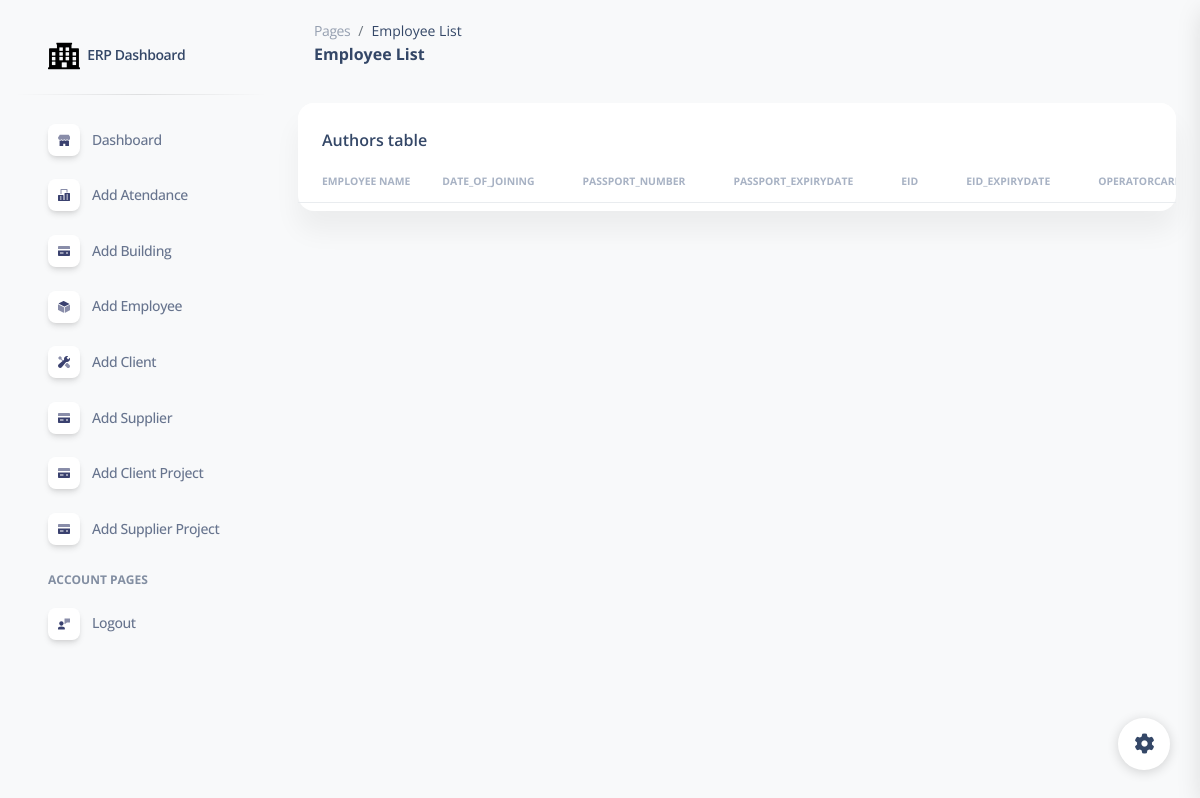
/employee_list/ (signed in), run on an earlier commit of the app's database.
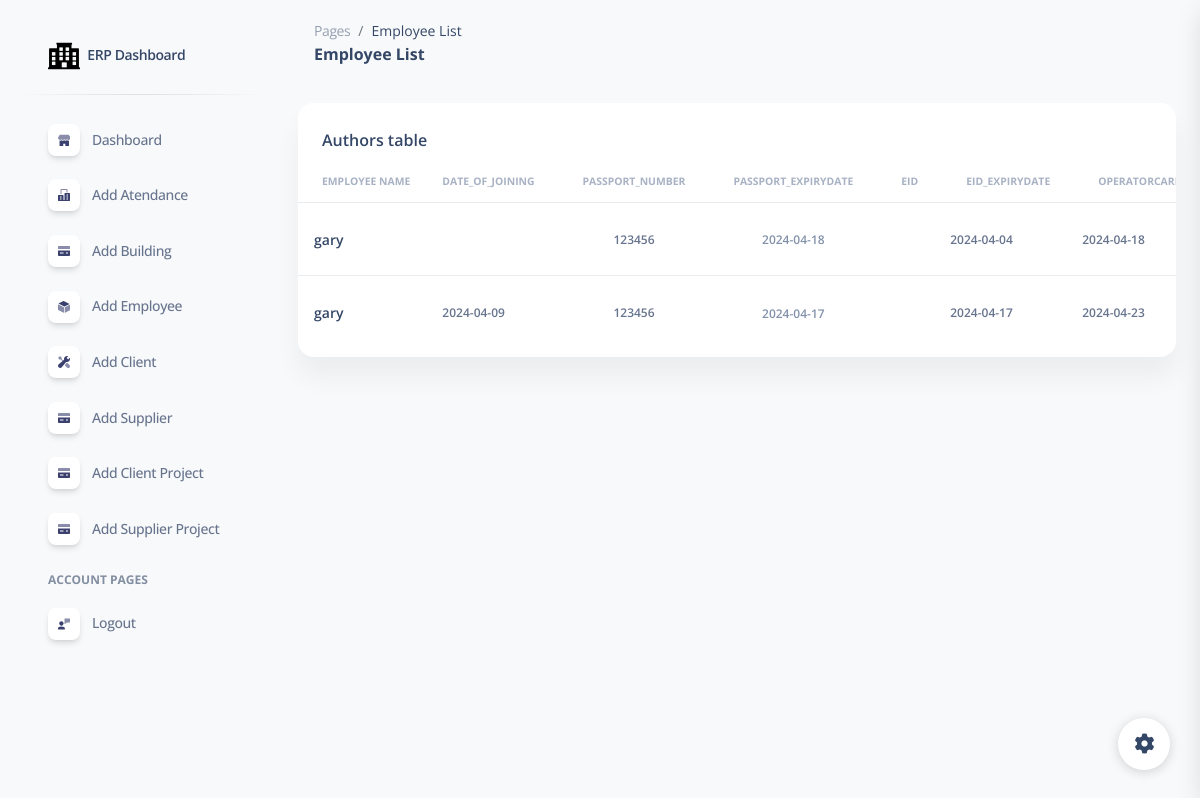
And on a later commit of the database.
### erpapp/models.py (models this page shows, shortened)
class Employee(models.Model):
    employeename = models.CharField(max_length=255)
    date_of_joining = models.CharField(max_length=225)
    passport_number = models.CharField(max_length=255)
    passport_expirydate =  models.CharField(max_length=255)
    eid =  models.CharField(max_length=255)
    eid_expirydate =  models.CharField(max_length=255)
    nationality = models.CharField(max_length=255)
    operatorcard_expirydate = models.CharField(max_length=255)
    date_of_releiving = models.CharField(max_length=255)
    passportattachment = models.FileField(upload_to='employee_attachments/', null=True, blank=True)
    emiratesattachment = models.FileField(upload_to='employee_attachments/', null=True, blank=True)
    operatorcardattachment = models.FileField(upload_to='employee_attachments/', null=True, blank=True)

### erpapp/views.py (the view)
# urls.py: path('employee_list/', employee_list, name='employee_list'),
@login_required
def employee_list(request):
    employees = Employee.objects.all()
    today = date.today()
    return render(request, 'employee_list.html', {'employees': employees, 'today': today})

### erpapp/templates/employee_list.html (shortened to what the changed rows need)
{% extends 'base.html' %}
{% load static %}
{% block content %}
<!DOCTYPE html>
<html lang="en">
<head>
  <link href="{% static  'css/nucleo-icons.css' %}" rel="stylesheet" />
  <link href="{% static  'css/nucleo-svg.css' %}" rel="stylesheet" />
  <link href="{% static '/css/nucleo-svg.css' %}" rel="stylesheet" />
  <link id="pagestyle" href="{% static 'css/soft-ui-dashboard.css' %}" rel="stylesheet" />
</head>
<body class="g-sidenav-show  bg-gray-100">
<main class="main-content position-relative max-height-vh-100 h-100 mt-1 border-radius-lg ">
    <div class="container-fluid py-4">
      <div class="row">
        <div class="col-12">
          <div class="card mb-4">
            <div class="card-body px-0 pt-0 pb-2">
              <div class="table-responsive p-0">
                <table class="table align-items-center mb-0">
                  <thead>
                    <tr>
                      <th class="text-uppercase text-secondary text-xxs font-weight-bolder opacity-7">Employee Name</th>
                      <th class="text-uppercase text-secondary text-xxs font-weight-bolder opacity-7 ps-2">date_of_joining</th>
                      <th class="text-center text-uppercase text-secondary text-xxs font-weight-bolder opacity-7">passport_number</th>
                      <th class="text-center text-uppercase text-secondary text-xxs font-weight-bolder opacity-7">passport_expirydate </th>
                      <th class="text-center text-uppercase text-secondary text-xxs font-weight-bolder opacity-7">eid</th>
                      <th class="text-center text-uppercase text-secondary text-xxs font-weight-bolder opacity-7">eid_expirydate</th>
                      <th class="text-uppercase text-secondary text-xxs font-weight-bolder opacity-7">operatorcard_expirydate</th>
                    </tr>
                  </thead>
                  <tbody>
                    {% for employee in employees %}
                    <tr>
                      <td>
                        <div class="d-flex px-2 py-1">
                          <div class="d-flex flex-column justify-content-center">
                            <h6 class="mb-0 text-sm"> {{ employee.employeename }}</h6>
                          </div>
                        </div>
                      </td>
                      <td>
                        <p class="text-xs font-weight-bold mb-0">{{ employee.date_of_joining }}</p>
                      </td>
                      <td class="align-middle text-center text-sm">
                        <p class="text-xs font-weight-bold mb-0">{{ employee.passport_number }}</p>
                      </td>
                      <td class="align-middle text-center">
                        {% if employee.passport_expirydate > today %}
                            <span class="text-danger text-xs font-weight-bold">{{ employee.passport_expirydate }}</span>
                        {% else %}
                            <span class="text-secondary text-xs font-weight-bold">{{ employee.passport_expirydate }}</span>
                        {% endif %}
                    </td>
                      <td>
                      </td>
                      <td>
                        <p class="text-xs font-weight-bold mb-0">{{ employee.eid_expirydate }}</p>
                      </td>
                      <td>
                        <p class="text-xs font-weight-bold mb-0">{{ employee.operatorcard_expirydate }}</p>
                      </td>
                    </tr>
                    {% endfor %}
                  </tbody>
                </table>
              </div>
            </div>
          </div>
        </div>
      </div>
{% endblock %}

What changed in the data, as far as the page shows it:
added Employee: employeename "gary", passport_number "123456", passport_expirydate "2024-04-18", eid_expirydate "2024-04-04", operatorcard_expirydate "2024-04-18"
added Employee: employeename "gary", date_of_joining "2024-04-09", passport_number "123456", passport_expirydate "2024-04-17", eid_expirydate "2024-04-17", operatorcard_expirydate "2024-04-23"
